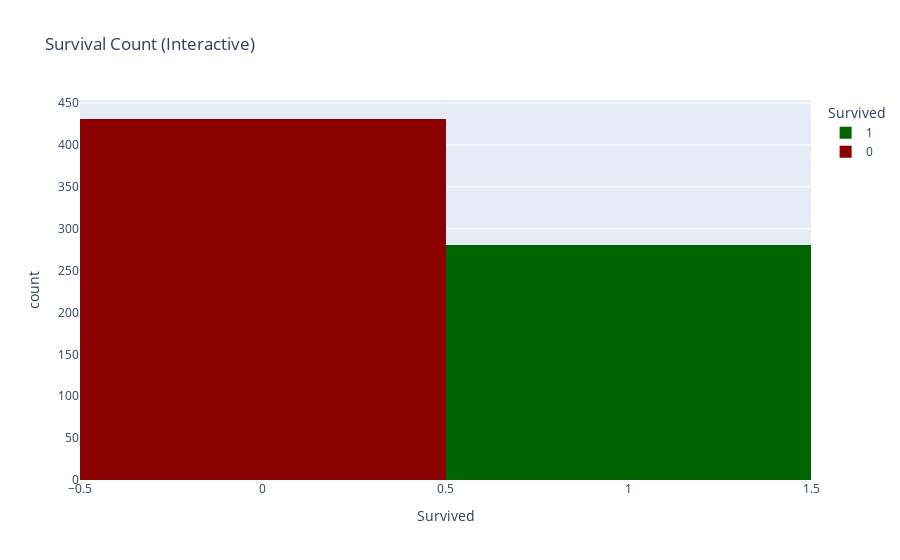

Notebook cell for this chart:
### Code cell
fig = px.histogram(train, x='Survived', color='Survived',
                   title='Survival Count (Interactive)',
                   color_discrete_map={0: 'darkred', 1: 'darkgreen'})
fig.show()

### Figure 1 — Plotly figure (JSON) as saved in the notebook; plotly's stock layout.template omitted (floating-point values rounded to 4 significant figures; data arrays with more than 128 entries replaced by an {"elided": "..."} marker saying what was removed)
{"data": [{"bingroup": "x", "hovertemplate": "Survived=%{x}<br>count=%{y}<extra></extra>", "legendgroup": "1", "marker": {"color": "darkgreen", "pattern": {"shape": ""}}, "name": "1", "orientation": "v", "showlegend": true, "type": "histogram", "x": {"elided": "281 int values"}, "xaxis": "x", "yaxis": "y"}, {"bingroup": "x", "hovertemplate": "Survived=%{x}<br>count=%{y}<extra></extra>", "legendgroup": "0", "marker": {"color": "darkred", "pattern": {"shape": ""}}, "name": "0", "orientation": "v", "showlegend": true, "type": "histogram", "x": {"elided": "431 int values"}, "xaxis": "x", "yaxis": "y"}], "layout": {"barmode": "relative", "legend": {"title": {"text": "Survived"}, "tracegroupgap": 0}, "title": {"text": "Survival Count (Interactive)"}, "xaxis": {"anchor": "y", "categoryarray": [1, 0], "categoryorder": "array", "domain": [0, 1], "title": {"text": "Survived"}}, "yaxis": {"anchor": "x", "domain": [0, 1], "title": {"text": "count"}}}}
